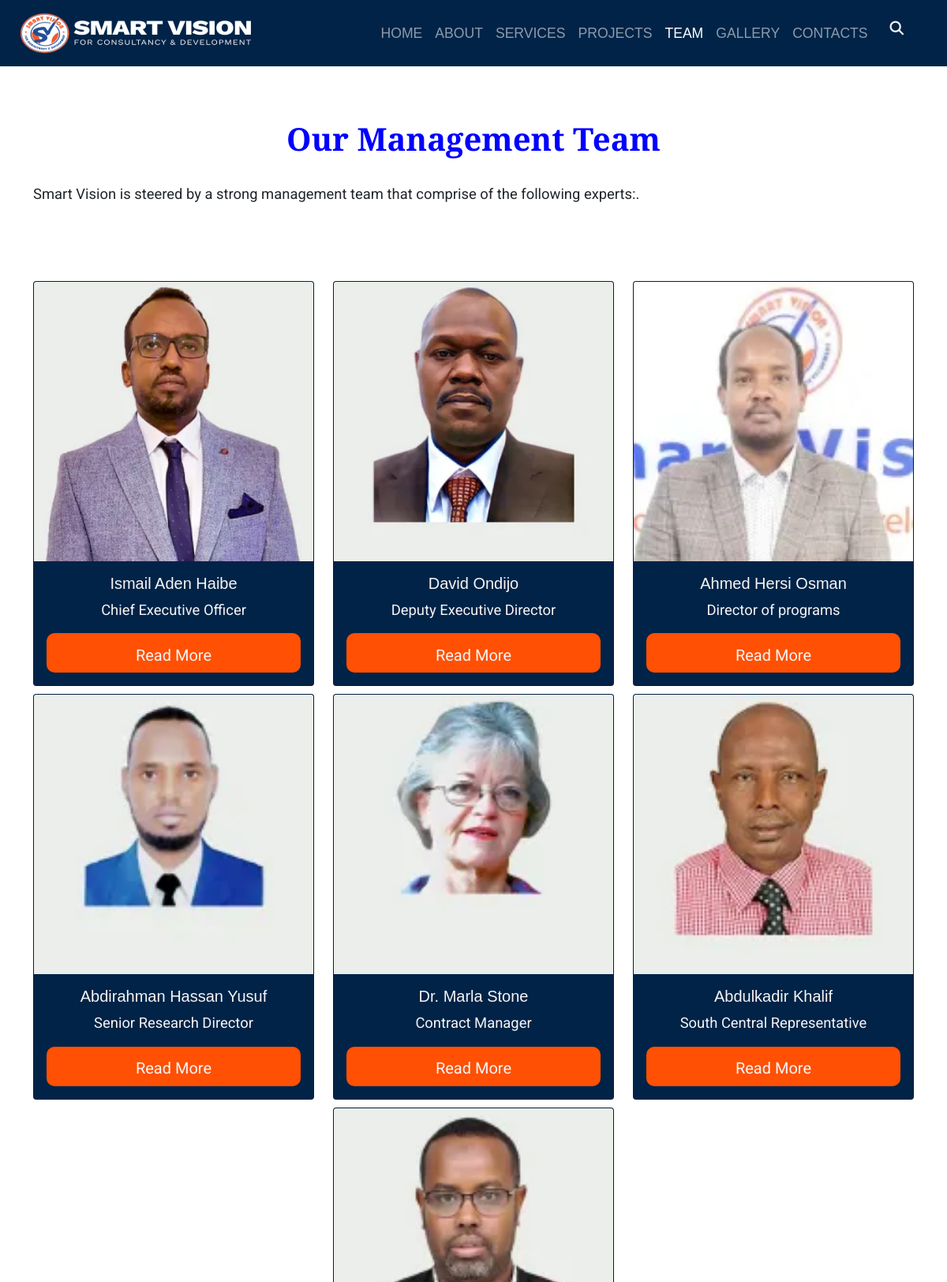
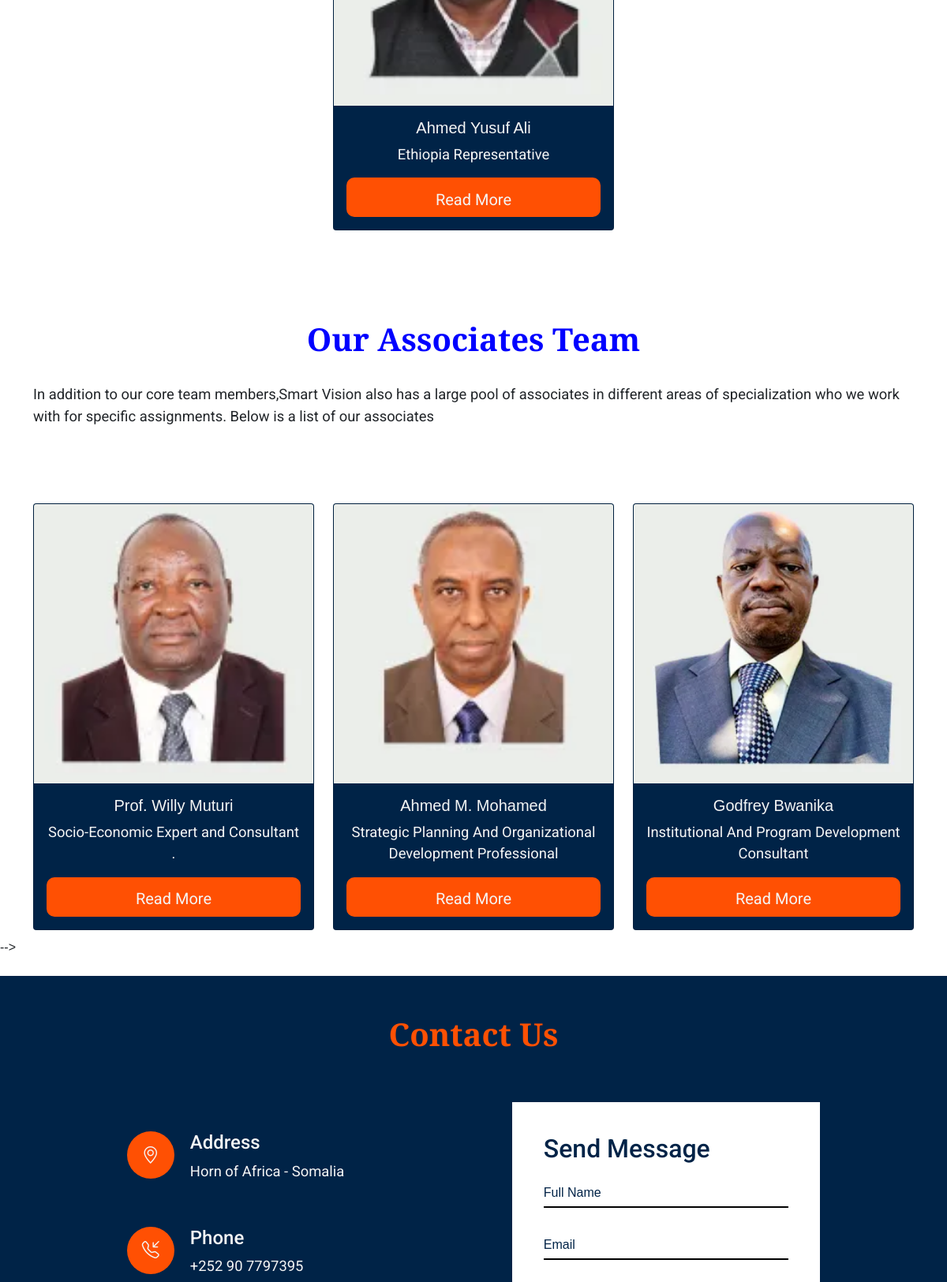
Page /team/ (upper part) on the committed database (2 pictures, top to bottom).
### base/models.py (models this page shows, shortened)
class Member(models.Model):
    MANAGEMENT = "Management"
    ASSOCIATE = "Associate"
    MEMBER_CHOICES = [
    (MANAGEMENT, "Management"),
    (ASSOCIATE, "Associate"),
    ]
    name = models.CharField(max_length=200)
    title = models.CharField(max_length=200)
    bio = models.TextField()
    member_type = models.CharField(max_length=10, choices=MEMBER_CHOICES, default=MANAGEMENT,)
    photo = models.ImageField(null=True, blank=True, upload_to="images/")

### base/views.py (the view)
# urls.py: path('team/', views.teamPage, name="team"),
def teamPage(request):
    members = Member.objects.all()[0:7]
    associates = Member.objects.all()[7:10]
    context = {'members': members, 'associates':associates}
    return render(request, 'base/team.html', context)

### base/templates/base/team.html (shortened to what this page needs)
{% extends 'main.html' %}
{% load static %}
{% block content %}
<div class="navigation">
    <nav class="navbar fixed-top navbar-expand-lg navbar-dark">
        <div class="container-fluid">
            <a href="{% url 'index' %}">
                <img src="{% static 'images/svlogo.png' %}" alt="" width="300" height="55" class="d-inline-block" />
            </a>
            <div class="collapse navbar-collapse justify-content-end" id="navbarNav">
                <ul class="navbar-nav ml-auto mx-3">
                    <li class="nav-item">
                        <a class="nav-link" aria-current="page" href="{% url 'index' %}">HOME</a>
                    </li>
                    <li class="nav-item">
                        <a class="nav-link" href="{% url 'about' %}">ABOUT</a>
                    </li>
                    <li class="nav-item">
                        <a class="nav-link" href="{% url 'services' %}">SERVICES</a>
                    </li>
                    <li class="nav-item">
                        <a class="nav-link" href="{% url 'projects' %}">PROJECTS</a>
                    </li>
                    <li class="nav-item">
                        <a class="nav-link active" href="#">TEAM</a>
                    </li>
                    <li class="nav-item">
                        <a class="nav-link" href="{% url 'gallery' %}">GALLERY</a>
                    </li>
                    <li class="nav-item">
                        <a class="nav-link" href="{% url 'contact' %}">CONTACTS</a>
                    </li>
                    <li class="nav-item">
                        <form method=POST action="{% url 'search' %}">
                            <i class="fa fa-search"></i>
                        </form>
                    </li>
                </ul>
            </div>
        </div>
    </nav>
</div>
<br><br><br>
<div class="team padding" id="scrollspyHeading1">
    <div class="container-md">
        <h1>Our Management Team</h1>
        <br />
        <p>
            Smart Vision is steered by a strong management team that comprise of the following experts:.
        </p>
    </div>
</div>
<div class="member container-md">
    <div class="row justify-content-center">
        {% for member in members %}
        <div class="col-md-4">
            <div class="card">
                <img src="{{member.photo.url}}" class="card-img-top" alt="" />
                <div class="card-body">
                    <h5>{{member.name}}</h5>
                    <p>{{member.title}}</p>
                    <div id="btn">
                        <a href="{% url 'profile' member.id %}"><span class="noselect">Read More</span></a>
                        <div id="circle"></div>
                    </div>
                </div>
            </div>
        </div>
        {% endfor %}
    </div>
    <br>
</div>
<div class="team padding" id="scrollspyHeading1">
    <div class="container-md">
        <h1>Our Associates Team</h1>
        <br />
        <p>
            In addition to our core team members,Smart Vision also has a large pool of associates in different areas of
            specialization who we work with for specific assignments. Below is a list of our associates
        </p>
    </div>
</div>
<div class="member container-md">
    <div class="row justify-content-center">
        {% for associate in associates %}
        <div class="col-md-4">
            <div class="card">
                <img src="{{associate.photo.url}}" class="card-img-top" alt="" />
                <div class="card-body">
                    <h5>{{associate.name}}</h5>
                    <p>{{associate.title}}</p>
                    <div id="btn">
                        <a href="{% url 'profile' associate.id %}"><span class="noselect">Read More</span></a>
                        <div id="circle"></div>
                    </div>
                </div>
            </div>
        </div>
        {% endfor %}
    </div>
</div> -->
<br><br>
{% endblock content %}

### static/style.css (style rules this page uses)
html, body { height: 100%; width: 100%; font-family: 'Poppins', sans-serif; position: relative; -webkit-font-smoothing: antialiased; margin: 0; }
* { -webkit-box-sizing: border-box; -moz-box-sizing: border-box; box-sizing: border-box; }
.navbar { padding: .9rem; background-color: #002347; font-size: 1.1em; color: whitesmoke; }
.navbar-nav { align-items: center; display: flex; }
.navigation form { position: relative; top: 50%; left: 50%; transform: translate(-50%,-50%); transition: all 1s; width: 50px; height: 25px; background: #002347; box-sizing: border-box; border-radius: 25px; border: 4px #002347; padding: 5px; }
.fa { box-sizing: border-box; padding: 10px; width: 42.5px; height: 42.5px; position: absolute; top: 0; right: 0; border-radius: 50%; color: whitesmoke; text-align: center; font-size: 1em; transition: all 1s; }
.navigation a { text-decoration: none; color: whitesmoke; }
.padding { padding: 80px 0; }
.about h2, .services h1, .project-carousel h3, .projects h1, .counter h1, .team h1, .gallery-heading h1, .client-heading h1, .contact h1, .testimony-heading h1, .about-page-heading h1, .about-history-txt h1, .profile h1, .single-project h3, .single-service h3 { font-family: 'Cormorant Garamond', serif; font-weight: 600; color: blue; }
.about p, .services p, .project-carousel, .projects p, .team p, .member p, .client-heading p, .contact-heading p, .contact p, .testimony-heading p, .about-history-txt p, .about-page-heading p, .profile p, .single-project p, .single-service p { font-family: 'Roboto', sans-serif; font-size: 1.15em; }
.member #btn, .button1 #btn, .button2 #btn { background: #FF5003; height: 50px; min-width: 10px; border: none; border-radius: 10px; color: black; font-size: 20px; font-family: 'Roboto', sans-serif; position: relative; transition: 1s; -webkit-tap-highlight-color: transparent; display: flex; align-items: center; justify-content: center; cursor: pointer; padding-top: 5px; }
.about .noselect, .projects .noselect, #myCarousel .noselect, #myCarousel1 .noselect, .member .noselect,.button1 .noselect, .button2 .noselect { -webkit-touch-callout: none; -webkit-user-select: none; -khtml-user-select: none; -moz-user-select: none; -ms-user-select: none; user-select: none; }
.about a, .member a,.button1 a, .button2 a { text-decoration: none; color: black; position: absolute; }
.about a, .member a, .button2 a { color: whitesmoke; }
.about #btn #circle, .projects #btn #circle, #myCarousel #btn #circle, #myCarousel1 #btn #circle, .member #btn #circle,.button1 #btn #circle, .button2 #btn #circle { width: 5px; height: 5px; background: transparent; border-radius: 50%; top: 0; left: 50%; overflow: hidden; transition: 500ms; }
.services .container-md h1, .projects .container-md h1, .counter .container-md h1, .team .container-md h1, .gallery-heading .container-md h1, .client-heading .container-md h1, .contact .container-md h1, .testimony-heading .container-md h1, .about-page-heading .container-md h1, .single-about-history2 h1, .profile h1, .profile h4, .profile .prof-pic , .single-project h1, .single-service h1 { text-align: center; }
.member .row .col-md-4 .card { margin-bottom: 10px; background: #002347; color: whitesmoke; }
.member .row .col-md-4 .card .card-body { text-align: center; }

### rows in the picture
Member: photo (picture), name "Ismail Aden Haibe", title "Chief Executive Officer"
Member: photo (picture), name "David Ondijo", title "Deputy Executive Director"
Member: photo (picture), name "Ahmed Hersi Osman", title "Director of programs"
Member: photo (picture), name "Abdirahman Hassan Yusuf", title "Senior Research Director"
Member: photo (picture), name "Dr. Marla Stone", title "Contract Manager"
Member: photo (picture), name "Abdulkadir Khalif", title "South Central Representative"
Member: photo (picture), name "Ahmed Yusuf Ali", title "Ethiopia Representative"
Member: photo (picture), name "Prof. Willy Muturi", title "Socio-Economic Expert and Consultant ."
Member: photo (picture), name "Ahmed M. Mohamed", title "Strategic Planning And Organizational Development Professional"
Member: photo (picture), name "Godfrey Bwanika", title "Institutional And Program Development Consultant"
